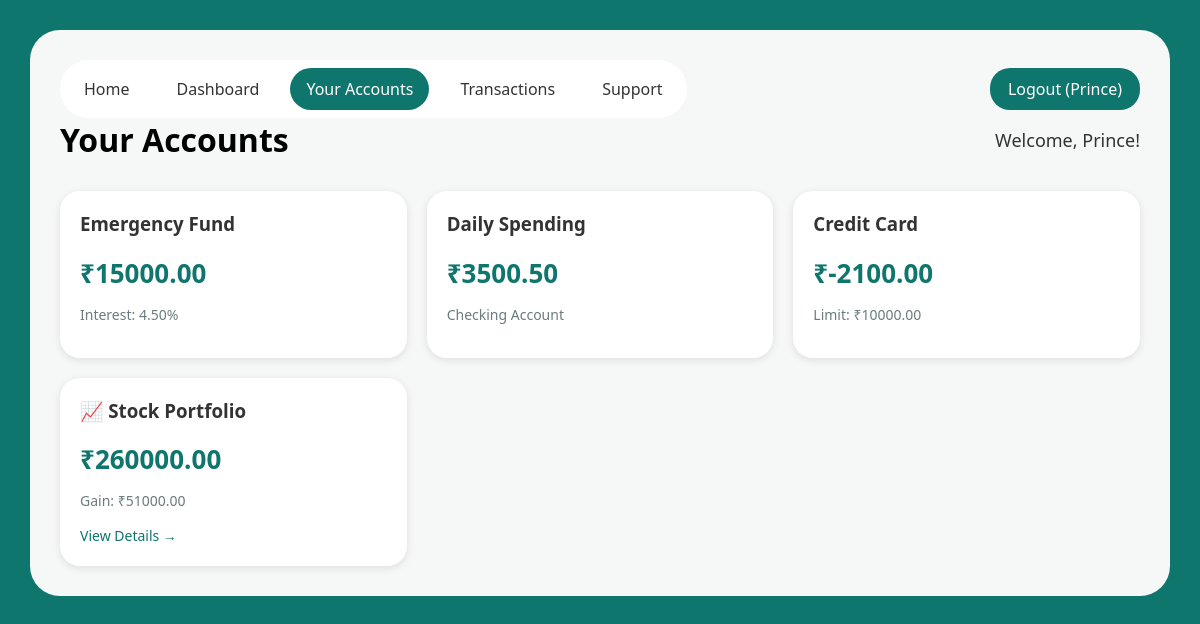
The page /accounts.html on the database its author committed.
### api/models.py (models this page shows, shortened)
class Account(models.Model):
    ACCOUNT_TYPES = [
        ('savings', 'Savings Account'),
        ('checking', 'Checking Account'),
        ('credit', 'Credit Account'),
    ]
    user = models.ForeignKey(User, on_delete=models.CASCADE, related_name='accounts')
    account_type = models.CharField(max_length=20, choices=ACCOUNT_TYPES)
    account_name = models.CharField(max_length=100)
    balance = models.DecimalField(max_digits=12, decimal_places=2)
    interest_rate = models.DecimalField(max_digits=5, decimal_places=2, null=True, blank=True)
    credit_limit = models.DecimalField(max_digits=12, decimal_places=2, null=True, blank=True)

class StockPortfolio(models.Model):
    user = models.OneToOneField(User, on_delete=models.CASCADE, related_name='stock_portfolio')
    total_investment = models.DecimalField(max_digits=12, decimal_places=2, default=0)
    current_value = models.DecimalField(max_digits=12, decimal_places=2, default=0)
    created_at = models.DateTimeField(auto_now_add=True)
    updated_at = models.DateTimeField(auto_now=True)
    @property
    def total_gain_loss(self):
        return self.current_value - self.total_investment

### api/views.py (the view)
# urls.py: path('accounts.html', api_views.accounts_page, name='accounts_html'),
def accounts_page(request):
    user = get_current_user(request)
    if not user:
        return redirect('index')
    accounts = Account.objects.filter(user=user)
    context = {
        'user': user,
        'accounts': accounts,
    }
    return render(request, 'api/accounts.html', context)

### api/views.py (called while the page is built)
def get_current_user(request):
    if request.user.is_authenticated:
        return request.user
    return User.objects.first()

### api/templates/api/accounts.html (shortened to what this page needs)
{% load static %}
<!DOCTYPE html>
<html lang="en">
<head>
<link rel="stylesheet" href="{% static 'css/styles.css' %}">
</head>
<body>
<div class="dashboard">
  <div class="navbar">
    <div class="nav-left">
      <a href="{% url 'index' %}">Home</a>
      <a href="{% url 'dashboard' %}">Dashboard</a>
      <a href="{% url 'accounts_page' %}" class="active">Your Accounts</a>
      <a href="{% url 'transactions_page' %}">Transactions</a>
      <a href="{% url 'support1' %}">Support</a>
    </div>
    <div class="nav-right">
      {% if user %}
        <a href="{% url 'logout_view' %}">Logout ({{ user.username }})</a>
      {% else %}
        <a href="{% url 'auth_page' %}">Login</a>
      {% endif %}
    </div>
  </div>
  <div class="user-info">
    <h1 style="margin: 0;">Your Accounts</h1>
    {% if user %}
      <span class="user-greeting">Welcome, {{ user.first_name|default:user.username }}!</span>
    {% endif %}
  </div>
  <div class="grid">
    {% for account in accounts %}
      <div class="card">
        <h3>{{ account.account_name }}</h3>
        <p class="balance">₹{{ account.balance|floatformat:2 }}</p>
        {% if account.interest_rate %}
          <p class="muted">Interest: {{ account.interest_rate }}%</p>
        {% elif account.credit_limit %}
          <p class="muted">Limit: ₹{{ account.credit_limit|floatformat:2 }}</p>
        {% else %}
          <p class="muted">{{ account.get_account_type_display }}</p>
        {% endif %}
      </div>
    {% empty %}
      <p>No accounts found.</p>
    {% endfor %}
    {% if user.stock_portfolio %}
      <div class="card">
        <h3>📈 Stock Portfolio</h3>
        <p class="balance">₹{{ user.stock_portfolio.current_value|floatformat:2 }}</p>
        <p class="muted">
          {% if user.stock_portfolio.total_gain_loss >= 0 %}
            Gain: ₹{{ user.stock_portfolio.total_gain_loss|floatformat:2 }}
          {% else %}
            Loss: ₹{{ user.stock_portfolio.total_gain_loss|floatformat:2 }}
          {% endif %}
        </p>
        <a href="{% url 'stock_market' %}" style="color: #0f766e; text-decoration: none; font-size: 14px; font-weight: 500;">View Details →</a>
      </div>
    {% endif %}
  </div>
</div>
</body>
</html>

### static/css/styles.css (style rules this page uses)
* { box-sizing: border-box; font-family: "Segoe UI", sans-serif; }
body { margin: 0; background: #0f766e; padding: 30px; }
.dashboard { background: #f6f8f8; border-radius: 30px; padding: 30px; }
.navbar { display: flex; justify-content: space-between; align-items: center; }
.nav-left { display: flex; gap: 15px; background: white; padding: 8px; border-radius: 40px; }
.nav-left .active { background: #0f766e; color: white; }
.grid { display: grid; grid-template-columns: 1.2fr 1.5fr 1fr; gap: 20px; margin-top: 25px; }
.card { background: white; border-radius: 20px; padding: 20px; }
.muted { color: #6b7c7c; font-size: 14px; }

### api/templates/api/accounts.html (style rules this page uses)
* { box-sizing: border-box; font-family: "Segoe UI", sans-serif; }
body { margin: 0; background: #0f766e; padding: 30px; }
.dashboard { background: #f6f8f8; border-radius: 30px; padding: 30px; }
.navbar { display: flex; justify-content: space-between; align-items: center; }
.nav-left { display: flex; gap: 15px; background: white; padding: 8px; border-radius: 40px; }
.nav-left a { text-decoration: none; color: #333; padding: 10px 16px; border-radius: 30px; cursor: pointer; transition: all 0.3s ease; display: inline-block; font-weight: 500; }
.nav-left a.active { background: #0f766e; color: white; }
.nav-right a { background: #0f766e; color: white; padding: 10px 18px; border-radius: 20px; font-weight: 500; cursor: pointer; text-decoration: none; display: inline-block; }
.grid { display: grid; grid-template-columns: repeat(3,1fr); gap: 20px; margin-top: 30px; }
.card { background: white; border-radius: 20px; padding: 20px; box-shadow: 0 2px 8px rgba(0,0,0,0.1); }
.card h3 { margin-top: 0; color: #333; }
.balance { font-size: 26px; color: #0f766e; font-weight: bold; margin: 10px 0; }
.muted { color: #6b7c7c; font-size: 14px; }
.user-info { display: flex; justify-content: space-between; align-items: center; margin-bottom: 20px; }
.user-greeting { font-size: 18px; color: #333; }

### rows shown on the page
Account: account_name "Emergency Fund", balance "15000.00", interest_rate "4.50"
Account: account_name "Daily Spending", balance "3500.50", account_type "Checking Account"
Account: account_name "Credit Card", balance "-2100.00", credit_limit "10000.00"

### other values the page prints
{{ user.username }} "Prince"
{{ user.first_name|default:user.username }} "Prince"
{{ user.stock_portfolio.current_value|floatformat:2 }} "260000.00"
{{ user.stock_portfolio.total_gain_loss|floatformat:2 }} "51000.00"
